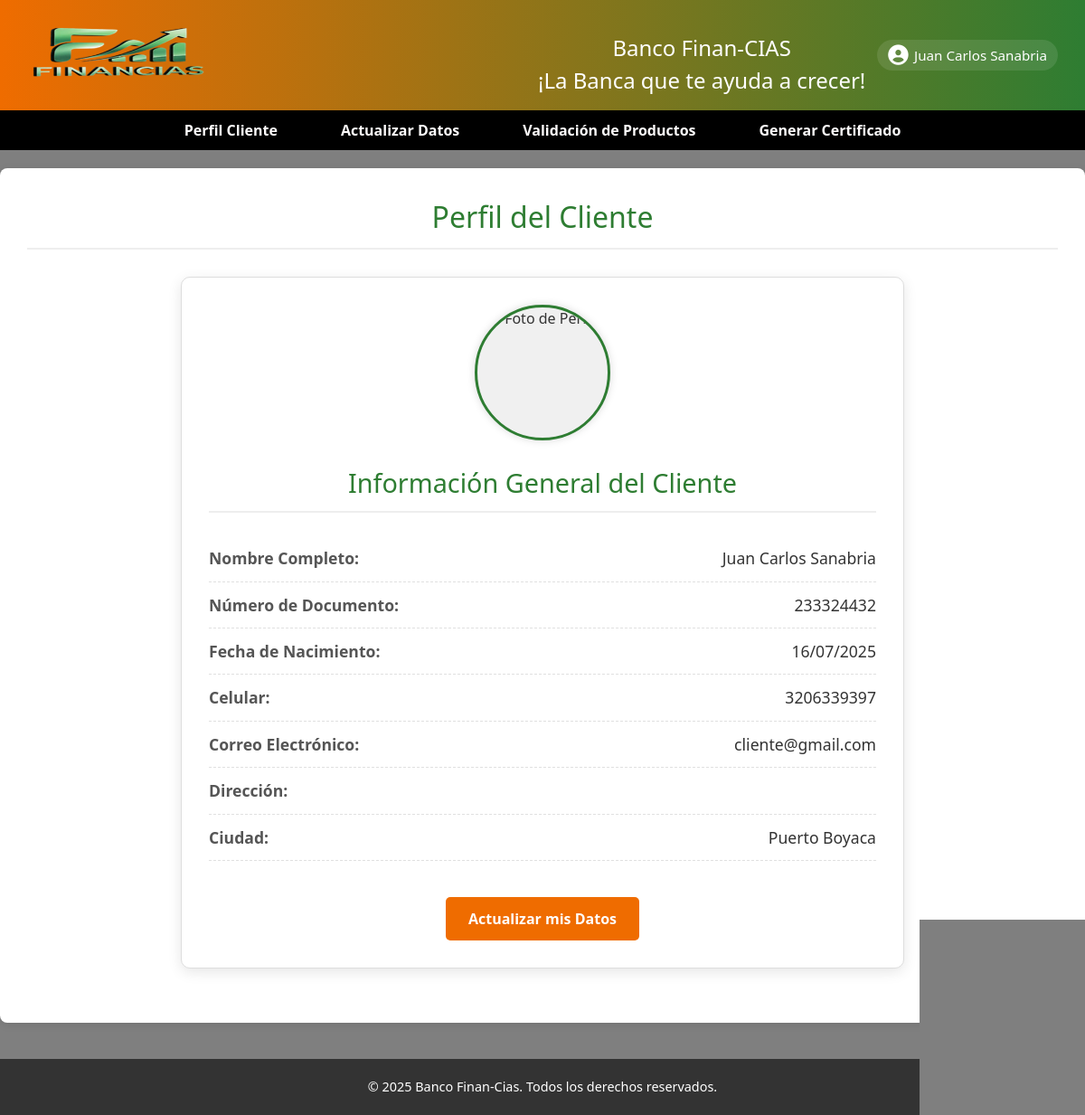
/Controlador/clienteController.php (signed in), run on the app's committed database.
### tables this page shows
CREATE TABLE `cliente` (
  `ID_Cliente` int(11) NOT NULL,
  `Nombre_Cliente` varchar(50) NOT NULL,
  `Apellido_Cliente` varchar(50) NOT NULL,
  `ID_Genero` int(11) NOT NULL,
  `ID_TD` int(11) NOT NULL,
  `N_Documento_Cliente` varchar(45) NOT NULL,
  `Celular_Cliente` varchar(45) NOT NULL,
  `Correo_Cliente` varchar(45) NOT NULL,
  `Direccion_Cliente` varchar(100) NOT NULL,
  `Ciudad_Cliente` varchar(50) NOT NULL,
  `Fecha_Nacimiento_Cliente` date NOT NULL,
  `ID_Personal_Creador` int(11) DEFAULT NULL,
  `Fecha_Creacion_Cliente` datetime DEFAULT current_timestamp(),
  `Estado_Cliente` varchar(255) DEFAULT 'Activo',
  `Contraseña` varchar(200) NOT NULL
);

### Model/clienteModel.php (called while the page is built, shortened)
<?php
function obtenerClientePorId($conexion, $id_cliente) {
    try {
        $stmt = $conexion->prepare("
            SELECT ID_Cliente, Nombre_Cliente, Apellido_Cliente, ID_Genero, ID_TD,
                   N_Documento_Cliente, Celular_Cliente, Correo_Cliente, Direccion_Cliente,
                   Ciudad_Cliente, Fecha_Nacimiento_Cliente, ID_Personal_Creador, Fecha_Creacion_Cliente,
                    Estado_Cliente, Fecha_Creacion_Cliente, Contraseña
            FROM cliente
            WHERE ID_Cliente = :id
        ");
        $stmt->bindParam(':id', $id_cliente, PDO::PARAM_INT);
        $stmt->execute();
        return $stmt->fetch(PDO::FETCH_ASSOC);
    } catch (PDOException $e) {
        error_log("Error al obtener cliente por ID: " . $e->getMessage());
        return null;
    }
}

### View/cliente/Perfil_Cliente.php (the view, shortened to what this page needs)
<?php
$datos_cliente = $datos_cliente ?? [];
?>
<h2 style="color: #2e7d32;">Perfil del Cliente</h2>
<?php if (!empty($datos_cliente)): ?>
    <div class="perfil-cliente-container">
        <div class="profile-photo-container">
            <img src="<?= BASE_URL ?>/View/public/assets/img/default_profile.png" alt="Foto de Perfil" class="profile-photo">
        </div>
        <h3>Información General del Cliente</h3>
        <div class="info-group">
            <label>Nombre Completo:</label>
            <span><?php echo htmlspecialchars($datos_cliente['Nombre_Cliente'] ?? 'N/A') . ' ' . htmlspecialchars($datos_cliente['Apellido_Cliente'] ?? 'N/A'); ?></span>
        </div>
        <div class="info-group">
            <label>Número de Documento:</label>
            <span><?php echo htmlspecialchars($datos_cliente['N_Documento_Cliente'] ?? 'N/A'); ?></span>
        </div>
        <div class="info-group">
            <label>Fecha de Nacimiento:</label>
            <span><?php echo htmlspecialchars(isset($datos_cliente['Fecha_Nacimiento_Cliente']) && !empty($datos_cliente['Fecha_Nacimiento_Cliente']) ? date('d/m/Y', strtotime($datos_cliente['Fecha_Nacimiento_Cliente'])) : 'N/A'); ?></span>
        </div>
        <div class="info-group">
            <label>Celular:</label>
            <span><?php echo htmlspecialchars($datos_cliente['Celular_Cliente'] ?? 'N/A'); ?></span>
        </div>
        <div class="info-group">
            <label>Correo Electrónico:</label>
            <span><?php echo htmlspecialchars($datos_cliente['Correo_Cliente'] ?? 'N/A'); ?></span>
        </div>
        <div class="info-group">
            <label>Dirección:</label>
        </div>
        <div class="info-group">
            <label>Ciudad:</label>
            <span><?php echo htmlspecialchars($datos_cliente['Ciudad_Cliente'] ?? 'N/A'); ?></span>
        </div>
        <div class="button-container" style="text-align: center; margin-top: 30px;">
            <a href="<?= BASE_URL ?>/Controlador/clienteController.php?accion=mostrarDatosCliente&id=<?php echo htmlspecialchars($datos_cliente['ID_Cliente'] ?? ''); ?>" class="btn-primary">Actualizar mis Datos</a>
        </div>
    </div>
<?php endif; ?>

### View/public/assets/estilos.css (style rules this page uses)
body { font-family: Arial, sans-serif; margin: 0; padding: 0; background-color: #f4f4f4; color: #333; }
main h2 { color: #2e7d32; margin-bottom: 25px; text-align: center; font-size: 2em; padding-bottom: 10px; border-bottom: 2px solid #eee; }
.btn-primary { display: inline-block; background-color: #ef6c00; color: white; padding: 12px 25px; border: none; border-radius: 5px; cursor: pointer; font-size: 1rem; font-weight: bold; text-decoration: none; transition: background-color 0.3s ease; margin-top: 10px; }
.perfil-cliente-container { max-width: 800px; margin: 30px auto; padding: 30px; background-color: #fff; border-radius: 10px; box-shadow: 0 4px 15px rgba(0,0,0,0.1); border: 1px solid #ddd; text-align: center; }
.perfil-cliente-container h3 { color: #2e7d32; margin-top: 0; margin-bottom: 25px; padding-bottom: 10px; border-bottom: 2px solid #eee; text-align: center; font-size: 1.8em; }
.profile-photo-container { width: 150px; height: 150px; border-radius: 50%; background-color: #f0f0f0; display: flex; justify-content: center; align-items: center; overflow: hidden; margin: 0 auto 25px auto; border: 3px solid #2e7d32; box-shadow: 0 0 10px rgba(0,0,0,0.15); }
.profile-photo { width: 100%; height: 100%; object-fit: cover; display: block; }
.info-group { display: flex; justify-content: space-between; align-items: center; padding: 12px 0; border-bottom: 1px dashed #e0e0e0; font-size: 1.1em; }
.info-group label { font-weight: bold; color: #555; flex-basis: 45%; text-align: left; padding-right: 15px; }
.info-group span { color: #333; flex-basis: 55%; text-align: right; word-break: break-word; }
.button-container { text-align: center; margin-top: 30px; }

### View/public/assets/inicio.css (style rules this page uses)
html, body { height: 100%; margin: 0; padding: 0; }
* { margin: 0; padding: 0; box-sizing: border-box; }
body { font-family: 'Segoe UI', sans-serif; background: linear-gradient(rgba(0, 0, 0, 0.5), rgba(0, 0, 0, 0.5)), url(../Assets/Img/carrusel/A29.png) no-repeat center center fixed; background-size: cover; cursor: pointer; }

### data on the page
cliente: Nombre_Cliente "Juan", Apellido_Cliente "Carlos Sanabria", N_Documento_Cliente "233324432", Fecha_Nacimiento_Cliente "16/07/2025", Celular_Cliente "3206339397", Correo_Cliente "cliente@gmail.com", Ciudad_Cliente "Puerto Boyaca"

### other printed values
$_SESSION['nombreCliente'] "Juan"
$_SESSION['apellidoCliente'] "Carlos Sanabria"
